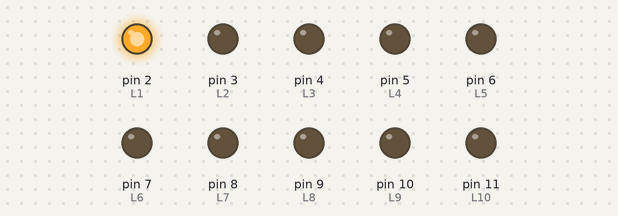
Bench run of a sketch on a simulated Arduino Uno, built with avr-gcc and run on an emulated ATmega328P. Parts: output pins drawn as LEDs (lit = HIGH).

Above: at 0.05 s.
At 0.75 s:
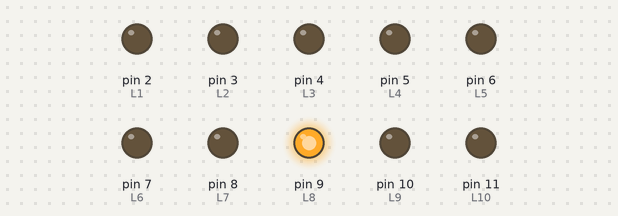
At 1.55 s:
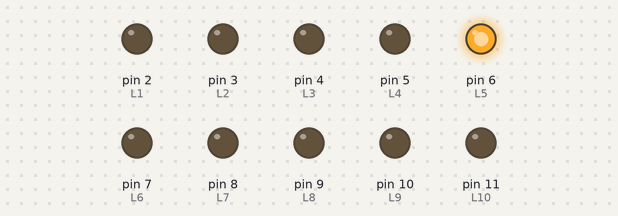
At 2.25 s:
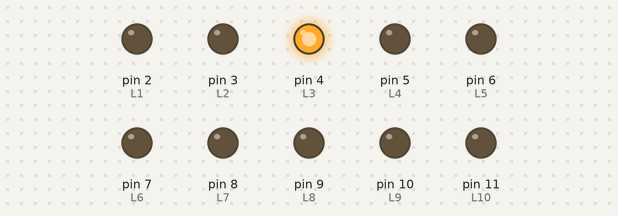
At 3.0 s:
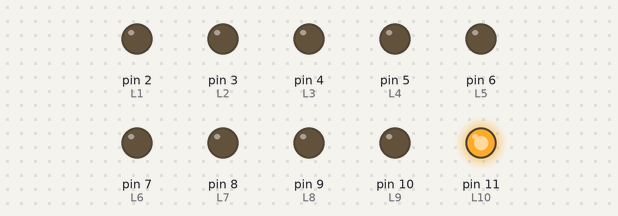
At 4.55 s:
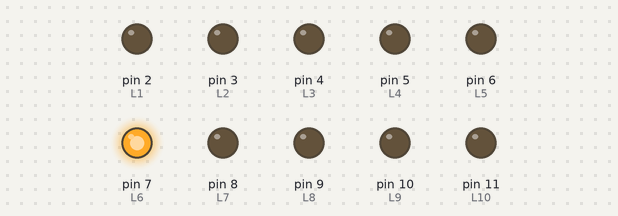
Timing chart, 0 to 4.8 s (numbered marks = the images above):
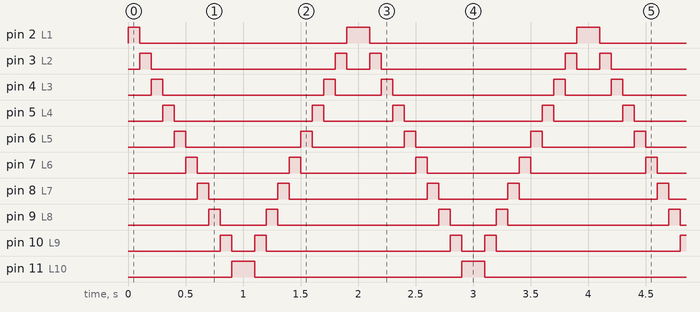

Measured:
- by itself, pin 2 (L1): repeats every 2.0 s: LOW 1.8 s, HIGH 0.20 s
- by itself, pin 3 (L2): repeats every 2.0 s: LOW 1.6 s, HIGH 0.10 s, LOW 0.20 s, HIGH 0.10 s
- by itself, pin 4 (L3): repeats every 2.0 s: LOW 1.4 s, HIGH 0.10 s, LOW 0.40 s, HIGH 0.10 s
- by itself, pin 5 (L4): repeats every 2.0 s: LOW 1.2 s, HIGH 0.10 s, LOW 0.60 s, HIGH 0.10 s
- by itself, pin 6 (L5): repeats every 2.0 s: LOW 1.0 s, HIGH 0.10 s, LOW 0.80 s, HIGH 0.10 s
- by itself, pin 7 (L6): repeats every 2.0 s: LOW 0.80 s, HIGH 0.10 s, LOW 1.0 s, HIGH 0.10 s
- by itself, pin 8 (L7): repeats every 2.0 s: LOW 0.60 s, HIGH 0.10 s, LOW 1.2 s, HIGH 0.10 s
- by itself, pin 9 (L8): repeats every 2.0 s: LOW 0.40 s, HIGH 0.10 s, LOW 1.4 s, HIGH 0.10 s

The sketch:

10_lamps.ino
```cpp
#define L1 2
#define L2 3
#define L3 4
#define L4 5
#define L5 6
#define L6 7
#define L7 8
#define L8 9
#define L9 10
#define L10 11


void setup() {
  pinMode(L1,OUTPUT);
  pinMode(L2,OUTPUT);
  pinMode(L3,OUTPUT);
  pinMode(L4,OUTPUT);
  pinMode(L5,OUTPUT);
  pinMode(L6,OUTPUT);
  pinMode(L7,OUTPUT);
  pinMode(L8,OUTPUT);
  pinMode(L9,OUTPUT);
  pinMode(L10,OUTPUT);

}

void loop() {
  for (int i=2;i<12;i++) {
    digitalWrite(i,HIGH);
    delay(100);
    digitalWrite(i,LOW);
  }
  for (int i=11;i>1;i--) {
    digitalWrite(i,HIGH);
    delay(100);
    digitalWrite(i,LOW);
  }
}
```
